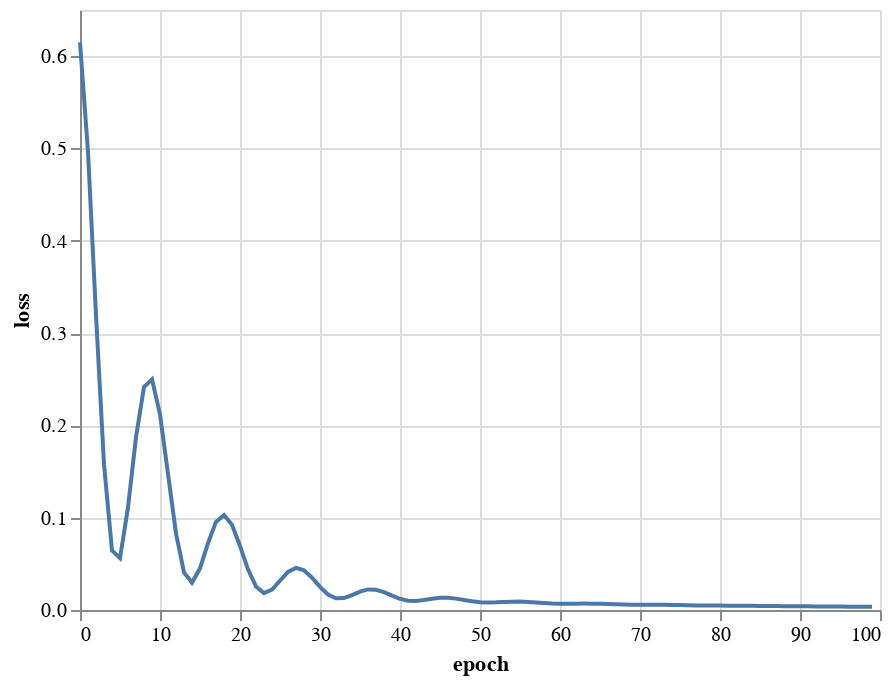

Write notebook code for a chart like this one.
### Markdown cell above
# Cartpole Neural Net Training

### Code cell
Q = np.diag([0.1, 20, 1, 1])
R = np.array([2])


def train_cart_pole(
    num_samples={"x": 20, "theta": 50, "x_dot": 20, "theta_dot": 20},
    ranges={
        "x": (-5, 5),
        "theta": (0, 2 * np.pi),
        "x_dot": (-10, 10),
        "theta_dot": (-10, 10),
    },
    lr=1e-4,
    epochs=300,
    steps_per_epoch=100,
    target_state={"x": 0.0, "theta": np.pi, "x_dot": 0.0, "theta_dot": 0.0},
    discount_factor=0.9999,
):
    assert target_state != None

    # Create the plant
    plant, context, _ = create_cartpole()

    # Create a state space grid, ensuring that the target state is included
    states = create_state_space(num_samples, ranges, target_state)
    state_grid_cart = np.meshgrid(*states.values(), indexing="ij")
    num_samples = {k: states[k].size for k in states}
    state_grid = np.vstack([s.flatten() for s in state_grid_cart])

    # zero cost state
    target_state = np.array([v for v in target_state.values()]).reshape(-1, 1)

    # A neural network for the cartpole
    mlp = MultilayerPerceptron(
        [False, True, False, False],
        [100, 100, 1],
        [
            PerceptronActivationType.kReLU,
            PerceptronActivationType.kReLU,
            PerceptronActivationType.kIdentity,
        ],
    )

    # train the neural network
    mlp_context, loss_over_time = ContinuousFittedValueIteration(
        plant,
        context,
        mlp,
        partial(compute_state_cost, Q, target_state),
        compute_u_star,
        R,
        state_grid,
        time_step=0.01,
        discount_factor=discount_factor,
        lr=lr,
        minibatch=32,
        epochs=epochs,
        optimization_steps_per_epoch=steps_per_epoch,
        input_limits=None,
        target_state=target_state,
    )

    states = create_pandas_grid(states)
    states["J"] = mlp.BatchOutput(mlp_context, state_grid)[0]

    return mlp, mlp_context, loss_over_time, states


mlp, mlp_context, loss_over_time, states = train_cart_pole(
    epochs=200,
    discount_factor=0.9999,
    lr=1e-4,
    steps_per_epoch=100,
    ranges={
        "x": (-2, 2),
        "theta": (np.pi - 0.5, np.pi + 0.5),
        "x_dot": (-5, 5),
        "theta_dot": (-5, 5),
    },
)

plot_loss(loss_over_time)

### Figure 1 — Vega-Lite specification as saved in the notebook (floating-point values rounded to 4 significant figures)
{"config": {"view": {"continuousWidth": 400, "continuousHeight": 300}}, "data": {"name": "data-b66acc279878c62a079c812560d38d27"}, "mark": "line", "encoding": {"x": {"field": "epoch", "type": "quantitative"}, "y": {"field": "loss", "type": "quantitative"}}, "$schema": "https://vega.github.io/schema/vega-lite/v4.17.0.json", "datasets": {"data-b66acc279878c62a079c812560d38d27": [{"epoch": 0, "loss": 0.615}, {"epoch": 1, "loss": 0.4962}, {"epoch": 2, "loss": 0.3194}, {"epoch": 3, "loss": 0.1577}, {"epoch": 4, "loss": 0.06463}, {"epoch": 5, "loss": 0.0561}, {"epoch": 6, "loss": 0.1112}, {"epoch": 7, "loss": 0.1872}, {"epoch": 8, "loss": 0.2416}, {"epoch": 9, "loss": 0.2499}, {"epoch": 10, "loss": 0.2121}, {"epoch": 11, "loss": 0.1475}, {"epoch": 12, "loss": 0.08301}, {"epoch": 13, "loss": 0.04069}, {"epoch": 14, "loss": 0.02972}, {"epoch": 15, "loss": 0.04514}, {"epoch": 16, "loss": 0.0725}, {"epoch": 17, "loss": 0.09545}, {"epoch": 18, "loss": 0.1028}, {"epoch": 19, "loss": 0.09224}, {"epoch": 20, "loss": 0.06939}, {"epoch": 21, "loss": 0.04411}, {"epoch": 22, "loss": 0.02548}, {"epoch": 23, "loss": 0.01832}, {"epoch": 24, "loss": 0.022}, {"epoch": 25, "loss": 0.03172}, {"epoch": 26, "loss": 0.04122}, {"epoch": 27, "loss": 0.04558}, {"epoch": 28, "loss": 0.04303}, {"epoch": 29, "loss": 0.03503}, {"epoch": 30, "loss": 0.02503}, {"epoch": 31, "loss": 0.01676}, {"epoch": 32, "loss": 0.01262}, {"epoch": 33, "loss": 0.01291}, {"epoch": 34, "loss": 0.01616}, {"epoch": 35, "loss": 0.01999}, {"epoch": 36, "loss": 0.02227}, {"epoch": 37, "loss": 0.02197}, {"epoch": 38, "loss": 0.01934}, {"epoch": 39, "loss": 0.01557}, {"epoch": 40, "loss": 0.01213}, {"epoch": 41, "loss": 0.0101}, {"epoch": 42, "loss": 0.009781}, {"epoch": 43, "loss": 0.01076}, {"epoch": 44, "loss": 0.01217}, {"epoch": 45, "loss": 0.01315}, {"epoch": 46, "loss": 0.01321}, {"epoch": 47, "loss": 0.01232}, {"epoch": 48, "loss": 0.01088}, {"epoch": 49, "loss": 0.009432}, {"epoch": 50, "loss": 0.008443}, {"epoch": 51, "loss": 0.008098}, {"epoch": 52, "loss": 0.008292}, {"epoch": 53, "loss": 0.008725}, {"epoch": 54, "loss": 0.009062}, {"epoch": 55, "loss": 0.009075}, {"epoch": 56, "loss": 0.008721}, {"epoch": 57, "loss": 0.008122}, {"epoch": 58, "loss": 0.007484}, {"epoch": 59, "loss": 0.006995}, {"epoch": 60, "loss": 0.00675}, {"epoch": 61, "loss": 0.00673}, {"epoch": 62, "loss": 0.00683}, {"epoch": 63, "loss": 0.006916}, {"epoch": 64, "loss": 0.00689}, {"epoch": 65, "loss": 0.006722}, {"epoch": 66, "loss": 0.006448}, {"epoch": 67, "loss": 0.006144}, {"epoch": 68, "loss": 0.005885}, {"epoch": 69, "loss": 0.005718}, {"epoch": 70, "loss": 0.005643}, {"epoch": 71, "loss": 0.005624}, {"epoch": 72, "loss": 0.005611}, {"epoch": 73, "loss": 0.005562}, {"epoch": 74, "loss": 0.00546}, {"epoch": 75, "loss": 0.005314}, {"epoch": 76, "loss": 0.005152}, {"epoch": 77, "loss": 0.005003}, {"epoch": 78, "loss": 0.004888}, {"epoch": 79, "loss": 0.00481}, {"epoch": 80, "loss": 0.004758}, {"epoch": 81, "loss": 0.004712}, {"epoch": 82, "loss": 0.004656}, {"epoch": 83, "loss": 0.00458}, {"epoch": 84, "loss": 0.004487}, {"epoch": 85, "loss": 0.004387}, {"epoch": 86, "loss": 0.004291}, {"epoch": 87, "loss": 0.004207}, {"epoch": 88, "loss": 0.004139}, {"epoch": 89, "loss": 0.004082}, {"epoch": 90, "loss": 0.00403}, {"epoch": 91, "loss": 0.003975}, {"epoch": 92, "loss": 0.003913}, {"epoch": 93, "loss": 0.003845}, {"epoch": 94, "loss": 0.003775}, {"epoch": 95, "loss": 0.003706}, {"epoch": 96, "loss": 0.003643}, {"epoch": 97, "loss": 0.003586}, {"epoch": 98, "loss": 0.003534}, {"epoch": 99, "loss": 0.003484}]}}
